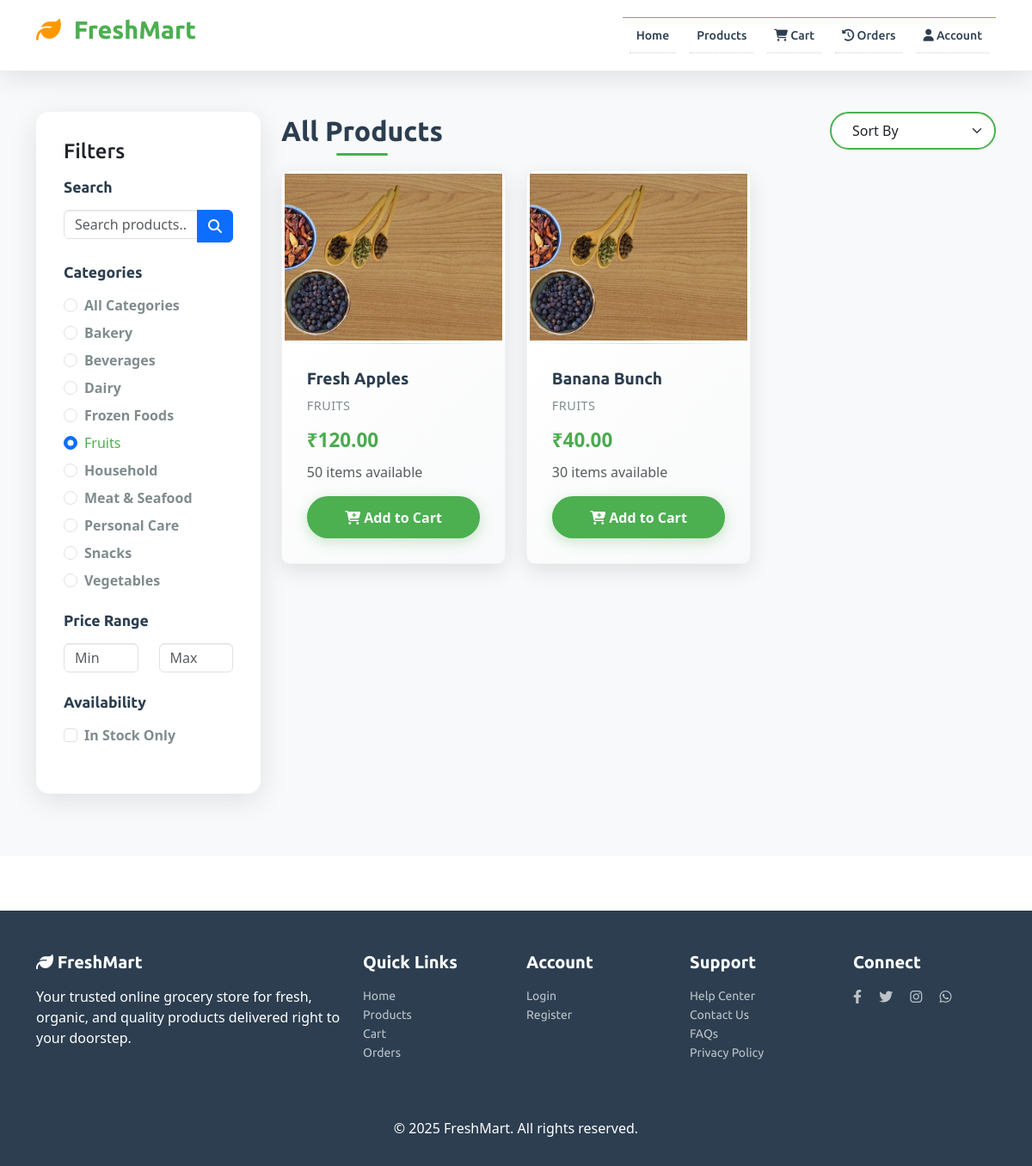
Page /Grocery/products.php?category=Fruits on the committed database.
### tables this page shows
CREATE TABLE products (
    product_id INT AUTO_INCREMENT PRIMARY KEY,
    product_name VARCHAR(100) NOT NULL,
    category_id INT,
    product_description TEXT,
    price DECIMAL(10,2) NOT NULL,
    cost_price DECIMAL(10,2),
    stock_quantity INT DEFAULT 0,
    min_stock_level INT DEFAULT 5,
    product_image VARCHAR(255),
    barcode VARCHAR(50) UNIQUE,
    unit VARCHAR(20) DEFAULT 'piece',
    weight DECIMAL(10,3),
    brand VARCHAR(50),
    supplier VARCHAR(100),
    expiry_date DATE,
    is_featured BOOLEAN DEFAULT FALSE,
    is_active BOOLEAN DEFAULT TRUE,
    created_at TIMESTAMP DEFAULT CURRENT_TIMESTAMP,
    updated_at TIMESTAMP DEFAULT CURRENT_TIMESTAMP ON UPDATE CURRENT_TIMESTAMP,
    FOREIGN KEY (category_id) REFERENCES categories(category_id) ON DELETE SET NULL,
    INDEX idx_product_name (product_name),
    INDEX idx_category (category_id),
    INDEX idx_price (price)
);

CREATE TABLE categories (
    category_id INT AUTO_INCREMENT PRIMARY KEY,
    category_name VARCHAR(50) UNIQUE NOT NULL,
    category_description TEXT,
    category_image VARCHAR(255),
    parent_category_id INT,
    is_active BOOLEAN DEFAULT TRUE,
    created_at TIMESTAMP DEFAULT CURRENT_TIMESTAMP,
    FOREIGN KEY (parent_category_id) REFERENCES categories(category_id) ON DELETE SET NULL
);

### Grocery/products.php (the view, shortened to what this page needs)
<?php
include 'db_connection.php';
?>
<!DOCTYPE html>
<html>
<head>
<link href="css/bootstrap.css" rel="stylesheet" type="text/css" media="all" />
<link href="css/style.css" rel="stylesheet" type="text/css" media="all" />
<link href="css/font-awesome.css" rel="stylesheet" type="text/css" media="all" />
<link href="https://cdn.jsdelivr.net/npm/bootstrap@5.3.0/dist/css/bootstrap.min.css" rel="stylesheet">
<link href="https://cdnjs.cloudflare.com/ajax/libs/font-awesome/6.4.0/css/all.min.css" rel="stylesheet">
</head>
<body>
    <?php include 'partials/navbar_simple.php'; ?>
<section class="py-5 bg-light">
    <div class="container">
        <div class="row">
            <div class="col-lg-3">
                <div class="filters-sidebar mb-4">
                    <h4 class="mb-3">Filters</h4>
                    <div class="filter-section mb-4">
                        <h5 class="filter-title">Search</h5>
                        <div class="input-group">
                            <input type="text" class="form-control" id="searchInput" placeholder="Search products...">
                            <button class="btn btn-primary" type="button" onclick="filterProducts()">
                                <i class="fas fa-search"></i>
                            </button>
                        </div>
                    </div>
                    <div class="filter-section mb-4">
                        <h5 class="filter-title">Categories</h5>
                        <div class="form-check">
                            <input class="form-check-input" type="radio" name="category" id="all" value="" checked onchange="filterProducts()">
                            <label class="form-check-label" for="all">All Categories</label>
                        </div>
                        <?php
                        $category_query = mysqli_query($connect, "SELECT DISTINCT category_name FROM categories WHERE is_active = TRUE ORDER BY category_name");
                        while ($category = mysqli_fetch_array($category_query)) {
                            ?>
                            <div class="form-check">
                                <input class="form-check-input" type="radio" name="category" id="<?php echo strtolower($category['category_name']); ?>" value="<?php echo $category['category_name']; ?>" onchange="filterProducts()">
                                <label class="form-check-label" for="<?php echo strtolower($category['category_name']); ?>"><?php echo ucfirst($category['category_name']); ?></label>
                            </div>
                            <?php
                        }
                        ?>
                    </div>
                    <div class="filter-section mb-4">
                        <h5 class="filter-title">Price Range</h5>
                        <div class="row">
                            <div class="col-6">
                                <input type="number" class="form-control" id="minPrice" placeholder="Min" onchange="filterProducts()">
                            </div>
                            <div class="col-6">
                                <input type="number" class="form-control" id="maxPrice" placeholder="Max" onchange="filterProducts()">
                            </div>
                        </div>
                    </div>
                    <div class="filter-section mb-4">
                        <h5 class="filter-title">Availability</h5>
                        <div class="form-check">
                            <input class="form-check-input" type="checkbox" id="inStock" onchange="filterProducts()">
                            <label class="form-check-label" for="inStock">In Stock Only</label>
                        </div>
                    </div>
                </div>
            </div>
            <div class="col-lg-9">
                <div class="d-flex justify-content-between align-items-center mb-4">
                    <h2 class="section-title mb-0">All Products</h2>
                    <div class="sort-dropdown">
                        <select class="form-select" id="sortBy" onchange="filterProducts()">
                            <option value="">Sort By</option>
                        </select>
                    </div>
                </div>
                <div class="row" id="productsContainer">
                    <?php
                    $category = isset($_GET['category']) ? $_GET['category'] : '';
                    $columns = [];
                    $colRes = mysqli_query($connect, "SHOW COLUMNS FROM products");
                    if ($colRes) {
                        while ($c = mysqli_fetch_assoc($colRes)) { $columns[$c['Field']] = true; }
                    }
                    $colId = isset($columns['ID']) ? 'ID' : 'product_id';
                    $colName = isset($columns['Item_name']) ? 'Item_name' : 'product_name';
                    $colPrice = isset($columns['cost']) ? 'cost' : 'price';
                    $colStock = isset($columns['no_of_items']) ? 'no_of_items' : 'stock_quantity';
                    $colCategory = isset($columns['catogery']) ? 'catogery' : (isset($columns['category_id']) ? 'category_id' : null);
                    $where_conditions = [];
                    if ($category) {
                        if ($colCategory === 'catogery') {
                            $where_conditions[] = "catogery = '".mysqli_real_escape_string($connect, $category)."'";
                        } elseif ($colCategory === 'category_id') {
                            $catIdRes = mysqli_query($connect, "SELECT category_id FROM categories WHERE category_name='".mysqli_real_escape_string($connect, $category)."' LIMIT 1");
                            if ($catIdRes && ($catRow = mysqli_fetch_assoc($catIdRes))) {
                                $where_conditions[] = "category_id = ".$catRow['category_id'];
                            }
                        }
                    }
                    $where_clause = $where_conditions ? "WHERE " . implode(" AND ", $where_conditions) : "";
                    $order_clause = "";
                    $query = mysqli_query($connect, "SELECT * FROM products $where_clause $order_clause");
                    if (mysqli_num_rows($query) > 0) {
                        while ($row = mysqli_fetch_array($query)) {
                            $image_path = '';
                            if (!$image_path) { $image_path = 'images/default.jpg'; }
                            else {
                                if (strpos($image_path, '/') === false && strpos($image_path, '\\') === false) {
                                    $image_path = 'images/' . $image_path;
                                }
                            }
                            ?>
                            <div class="col-lg-4 col-md-6 mb-4">
                                <div class="product-card">
                                    <div class="product-image">
                                        <img src="<?php echo $image_path; ?>" alt="<?php echo $row[$colName]; ?>">
                                        <?php $stockVal = intval($row[$colStock] ?? 0); if ($stockVal <= 0) { ?>
                                            <span class="product-badge" style="background:#e74c3c">Out of Stock</span>
                                        <?php } elseif ($stockVal > 0 && $stockVal <= 10) { ?>
                                            <span class="product-badge">Limited Stock</span>
                                        <?php } ?>
                                    </div>
                                    <div class="product-info">
                                        <h5 class="product-title"><?php echo $row[$colName]; ?></h5>
                                        <?php
                                        $catLabel = '';
                                        if ($colCategory === 'catogery') { $catLabel = $row['catogery']; }
                                        elseif ($colCategory === 'category_id' && isset($row['category_id'])) {
                                            $cid = intval($row['category_id']);
                                            $cr = mysqli_query($connect, "SELECT category_name FROM categories WHERE category_id=$cid LIMIT 1");
                                            if ($cr && ($crow = mysqli_fetch_assoc($cr))) { $catLabel = $crow['category_name']; }
                                        }
                                        ?>
                                        <p class="product-category"><?php echo $catLabel; ?></p>
                                        <div class="product-price">₹<?php echo number_format(floatval($row[$colPrice] ?? 0), 2); ?></div>
                                        <p class="text-muted"><?php echo $stockVal; ?> items available</p>
                                        <?php if ($stockVal > 0) { ?>
                                            <form class="add-to-cart-form" onsubmit="addToCart(event, <?php echo $row[$colId]; ?>)">
                                                <button type="submit" class="btn btn-add-cart">
                                                    <i class="fas fa-cart-plus"></i> Add to Cart
                                                </button>
                                            </form>
                                        <?php } else { ?>
                                            <button class="btn btn-secondary" disabled>
                                                <i class="fas fa-ban"></i> Out of Stock
                                            </button>
                                        <?php } ?>
                                    </div>
                                </div>
                            </div>
                            <?php
                        }
                    }
                    ?>
                </div>
            </div>
        </div>
    </div>
</section>
<?php include 'partials/footer.php'; ?>
</body>
</html>

### Grocery/products.php (style rules this page uses)
:root { --primary-color: #4CAF50; --secondary-color: #45a049; --accent-color: #ff6b6b; --text-dark: #333; --text-light: #666; --bg-light: #f8f9fa; --white: #ffffff; --shadow: 0 5px 15px rgba(0,0,0,0.1); --transition: all 0.3s ease; }
.section-title { font-size: 2rem; font-weight: 700; color: var(--text-dark); margin-bottom: 2rem; text-align: center; position: relative; }
.section-title::after { content: ''; position: absolute; bottom: -10px; left: 50%; transform: translateX(-50%); width: 60px; height: 3px; background: var(--primary-color); border-radius: 2px; }
.filters-sidebar { background: var(--white); border-radius: 15px; padding: 2rem; box-shadow: var(--shadow); position: sticky; top: 20px; }
.filter-section { margin-bottom: 2rem; }
.filter-title { font-size: 1.1rem; font-weight: 600; color: var(--text-dark); margin-bottom: 1rem; }
.form-check { margin-bottom: 0.5rem; }
.form-check-label { color: var(--text-light); cursor: pointer; }
.form-check-input:checked ~ .form-check-label { color: var(--primary-color); font-weight: 500; }
.product-card { background: var(--white); border-radius: 10px; overflow: hidden; box-shadow: 0 8px 25px rgba(0,0,0,0.1); transition: var(--transition); margin-bottom: 2rem; border: 1px solid rgba(0, 0, 0, 0.05); height: 100%; display: flex; flex-direction: column; position: relative; }
.product-image { height: 200px; background: var(--bg-light); display: flex; align-items: center; justify-content: center; position: relative; overflow: hidden; border: 3px solid #ffffff; box-shadow: 0 0 0 1px #e0e0e0; }
.product-image img { width: 100%; height: 100%; object-fit: cover; transition: var(--transition); }
.product-info { padding: 1.8rem; flex-grow: 1; display: flex; flex-direction: column; background: linear-gradient(135deg, #ffffff 0%, #f8f9fa 100%); position: relative; }
.product-info::before { content: ''; position: absolute; top: 0; left: 0; right: 0; height: 1px; background: linear-gradient(90deg, transparent, var(--primary-color), transparent); opacity: 0.3; }
.product-title { font-size: 1.2rem; font-weight: 700; margin-bottom: 0.5rem; color: var(--text-dark); line-height: 1.3; }
.product-category { color: var(--text-light); font-size: 0.9rem; margin-bottom: 0.8rem; text-transform: uppercase; letter-spacing: 0.5px; font-weight: 500; }
.product-price { font-size: 1.4rem; font-weight: 800; color: var(--primary-color); margin-bottom: 0.5rem; margin-top: auto; background: linear-gradient(135deg, var(--primary-color), var(--secondary-color)); -webkit-background-clip: text; -webkit-text-fill-color: transparent; background-clip: text; }
.btn-add-cart { background: var(--primary-color); border: none; border-radius: 30px; padding: 0.8rem 1.5rem; color: var(--white); font-weight: 600; transition: var(--transition); width: 100%; box-shadow: 0 4px 15px rgba(76, 175, 80, 0.3); position: relative; overflow: hidden; }
.btn-add-cart::before { content: ''; position: absolute; top: 0; left: -100%; width: 100%; height: 100%; background: linear-gradient(90deg, transparent, rgba(255,255,255,0.2), transparent); transition: left 0.5s; }
.sort-dropdown .form-select { border-radius: 25px; border: 2px solid var(--primary-color); padding: 0.5rem 1.5rem; font-weight: 500; }
.row { display: flex; flex-wrap: wrap; }
.row > [class*='col-'] { display: flex; flex-direction: column; }

### Grocery/partials/navbar_simple.php (style rules this page uses)
:root { --primary-color: #4CAF50; --secondary-color: #45a049; --accent-color: #FF9800; --text-dark: #2c3e50; --text-light: #7f8c8d; --white: #ffffff; --shadow: 0 8px 32px rgba(0,0,0,0.1); --transition: all 0.3s cubic-bezier(0.4, 0, 0.2, 1); }

### rows in the picture
products: product_name "Fresh Apples", category.category_name "FRUITS", price "120.00", stock_quantity "50"
products: product_name "Banana Bunch", category.category_name "FRUITS", price "40.00", stock_quantity "30"

### other values in the picture
$category['category_name'] "Bakery"
$category['category_name'] "Beverages"
$category['category_name'] "Dairy"
$category['category_name'] "Frozen Foods"
$category['category_name'] "Fruits"
$category['category_name'] "Household"
$category['category_name'] "Meat & Seafood"
$category['category_name'] "Personal Care"
$category['category_name'] "Snacks"
$category['category_name'] "Vegetables"
